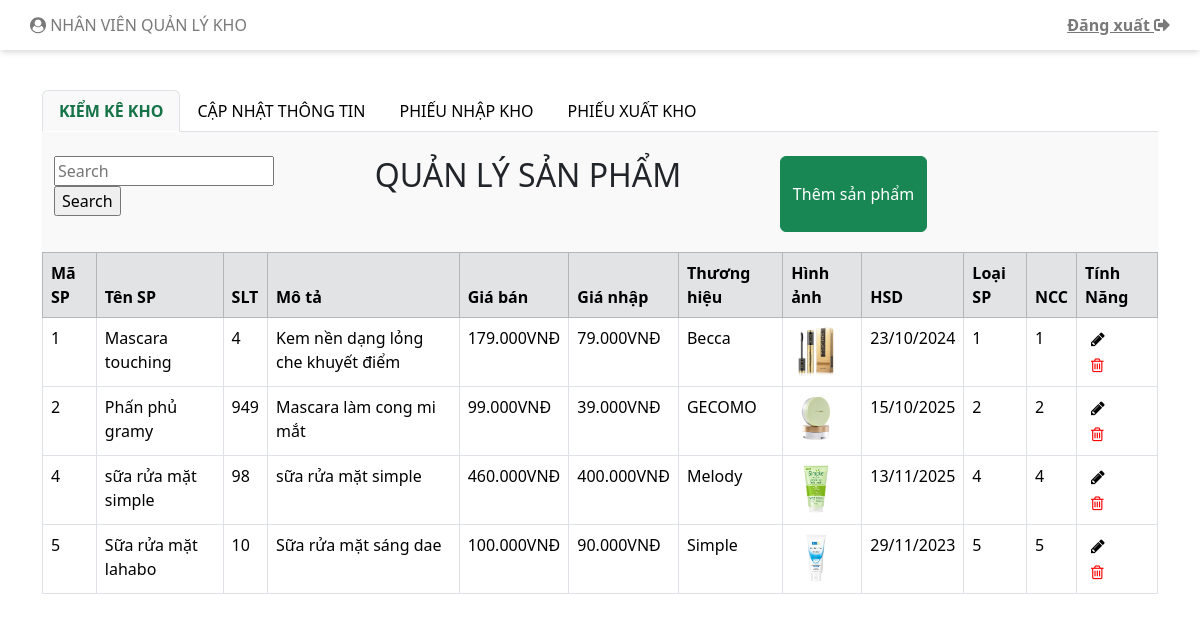
Page /indexQLKH.php?san-pham (signed in) on the earlier database version.
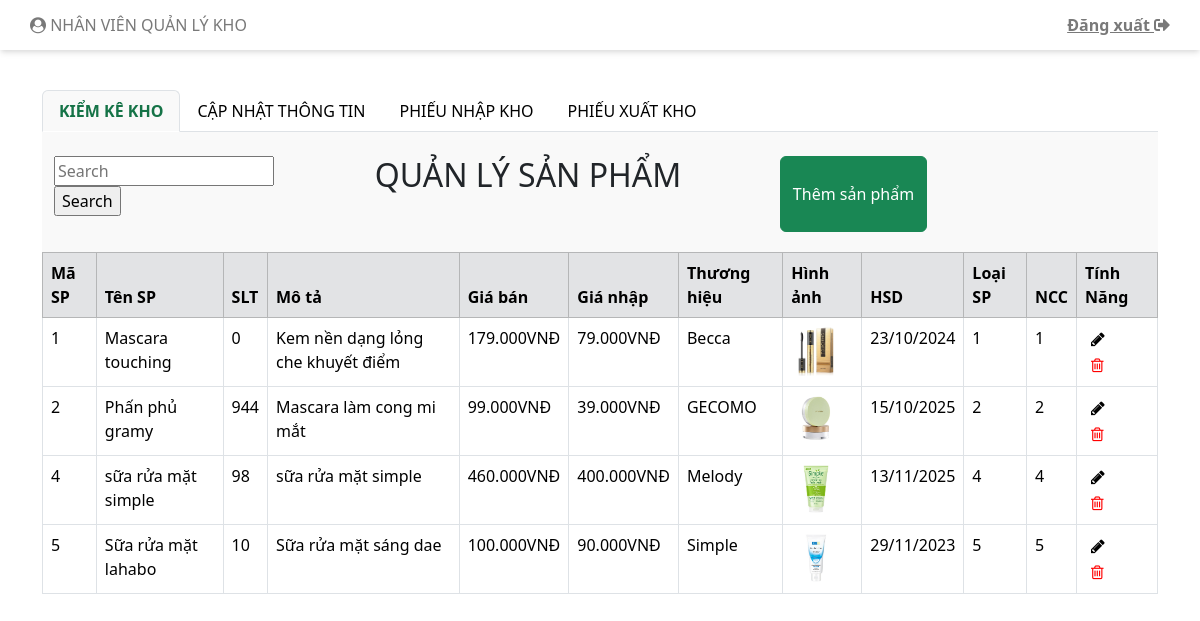
Same page on the later database version.
### tables this page shows
CREATE TABLE `sanpham` (
  `MaSanPham` int(11) NOT NULL,
  `TenSanPham` varchar(100) NOT NULL,
  `SoLuongTon` int(11) NOT NULL DEFAULT 1,
  `MoTa` varchar(100) DEFAULT NULL,
  `GiaBan` double NOT NULL,
  `GiaNhap` double NOT NULL,
  `ThuongHieu` varchar(100) DEFAULT NULL,
  `HinhAnh` varchar(50) NOT NULL,
  `HanSuDung` date DEFAULT NULL,
  `LoaiSanPham` int(11) NOT NULL,
  `NhaCungCap` int(11) NOT NULL,
  `trangThai` tinyint(4) NOT NULL DEFAULT 1
);

### model/mProduct3.php (called while the page is built, shortened)
<?php
    include_once("connect3.php");
    class MProduct {
        function selectAllProducts() {
            $p = new KetNoiDB();
            if ($p->moketnoi($con)) {
                $str = "SELECT * FROM sanpham";
                $tbl = mysqli_query($con,$str);
                return $tbl;
            } else {
                return false;
            }
        }
    }
?>

### model/connect3.php (called while the page is built, shortened)
<?php
     class KetNoiDB{
        function moKetNoi(& $conn){
            $conn = mysqli_connect("localhost", "root", "", "mypham");
            if ($conn){
                mysqli_set_charset($conn, "utf8");
                return $conn;
            }else{
                return false;
            }
        }
    }
?>

### controller/cProduct3.php (called while the page is built, shortened)
<?php
    include_once("Model/mProduct3.php");
    class CProduct{
        function getAllProducts(){
            $p = new MProduct();
            $tbl = $p -> selectAllProducts();
            return $tbl;
        }
    }
?>

### indexQLKH.php (the view, shortened to what the changed rows need)
<!DOCTYPE html>
<html lang="en">
<head>
    <link rel="stylesheet" href="./css/styleAdmin.css">
    <link rel="stylesheet" href="https://use.fontawesome.com/releases/v5.8.2/css/all.css">
    <link href="https://cdn.jsdelivr.net/npm/bootstrap@5.3.2/dist/css/bootstrap.min.css" rel="stylesheet">
    <link rel="stylesheet" href="https://maxcdn.bootstrapcdn.com/font-awesome/4.7.0/css/font-awesome.min.css">
</head>
<body>
    <div class="container mt-3 body">
        <br>
        <div class="tab-content">
                <?php
                include_once("view/vProduct3.php");
                $c = new VProduct();
                $d = new VPhieuNhapKho();
                include_once("view/vPhieuXuatKho.php");
                $e = new VPhieuXuatKho();
                if(isset($_REQUEST['kiem-ke-kho']) ){
                    $p->viewAllPhieuKiemTraKho();
                }elseif(isset($_REQUEST['san-pham'])){
                    $c->viewAllProducts();
                }elseif(isset($_REQUEST['phieu-nhap-kho'])){
                    $d->viewAllPhieuNhapKho();
                }elseif(isset($_REQUEST['phieu-xuat-kho'])){
                        $e->viewAllPhieuXuatKho();
                }elseif( isset($_REQUEST['btnSearchPKTK'] )){
                    $p->viewAllPhieuKiemTraKhoBySearch($_REQUEST['txtSearchPKTK']);
                }elseif(isset($_REQUEST['btnSearchSP'])){
                    $c->viewAllProductBySearch($_REQUEST['txtSearchSP']);
                }elseif(isset($_REQUEST['btnSearchPNK'])){
                    $d->viewAllPhieuNhapKhoBySearch($_REQUEST['txtSearchPNK']);
                }elseif(isset($_REQUEST['btnSearchPXK'])){
                    $e->viewAllPhieuXuatKhoBySearch($_REQUEST['txtSearchPXK']);
                }elseif(isset($_REQUEST["btnSubmitActionPhieuXuatKho"])){
                    $e->showFormDelPhieuXuatKho();
                    $e->showFormEditPhieuXuatKho();
                }elseif(isset($_REQUEST["btnSubmitActionPhieuNhapKho"])){
                    $d->showFormDelPhieuNhapKho();
                    $d->showFormEditPhieuNhapKho();
                } elseif (isset($_REQUEST["btnProdAct"])) {
                    $c->showFormDelProduct();
                    $c->showFormEditProduct();
                }elseif(isset($_REQUEST["btnSubmitActionPhieuKiemTraKho"])){
                    $p->showFormDelPhieuKiemTraKho();
                    $p -> showFormEditPhieuKiemTraKho();
                }else{
                    echo "welcom admin";
                }
            ?>
        </div>
    </div>
</body>
</html>

### view/vProduct3.php (shortened to what the changed rows need)
<?php
    include_once("controller/cProduct3.php");
    class VProduct{
        function viewAllProducts(){
            $p = new CProduct();
            $tbl = $p -> getAllProducts();
            showProduct($tbl);
        }
    }
    function showProduct($tbl){
        if($tbl){
            if(mysqli_num_rows($tbl) >0){
                echo '
                <div id="san-pham" class="container tab-pane active"><br>
                <div class="row timKiem-them">
                    <div class="timKiem input-group mb-3 col-md-5">
                        <form action="indexQLKH.php" method="get">
                                 <input type="text" name="txtSearchSP" size="18" placeholder = "Search" value = "';
                                 echo '" >
                                 <input type="submit" name="btnSearchSP" class="btnCus" value="Search">
                        </form>
                    </div>
                    <div class="timKiem col-md-4">
                        <h2>QUẢN LÝ SẢN PHẨM</h2>
                    </div>
                    <div class="timKiem themNhanVien col-md-3">
                        <button type="button" class="btn btn-success" data-bs-toggle="modal" data-bs-target="#modalThemSP">
                            Thêm sản phẩm
                        </button>
                    </div>
                </div>
                </div>
                ';
                echo "<table class='prod_tbl'> <tr>";
                    echo'
                    <table class="table table-bordered table-hover " id="myTable">
                    <thead class="table-secondary">
                        <tr class="ex">
                            <th width="auto">Mã SP</th>
                            <th width="auto">Tên SP</th>
                            <th>SLT</th>
                            <th>Mô tả</th>
                            <th>Giá bán</th>
                            <th>Giá nhập</th>
                            <th>Thương hiệu</th>
                            <th>Hình ảnh</th>
                            <th>HSD</th>
                            <th>Loại SP</th>
                            <th>NCC</th>
                            <th class="tinh-nang">Tính Năng</th>
                        </tr>
                    </thead>
                    ';
                    while($row = mysqli_fetch_assoc($tbl)){
                        if($row["trangThai"] == 1){
                            echo "<tr >";
                            echo "<td>".$row["MaSanPham"]."</td>";
                            echo "<td>".$row["TenSanPham"]."</td>";
                            echo "<td>".$row["SoLuongTon"]."</td>";
                            echo "<td>".$row["MoTa"]."</td>";
                            echo "<td>".number_format($row["GiaBan"], 0,".", ".")."VNĐ</td>";
                            echo "<td>".number_format($row["GiaNhap"], 0,".", ".")."VNĐ</td>";
                            echo "<td>".$row["ThuongHieu"]."</td>";
                            echo "<td>"."<img src='Image/".$row["HinhAnh"]."' alt='".$row["HinhAnh"]."' width= '50px' height= '50px'>"."</td>";
                            echo "<td>".date("d/m/Y", strtotime($row["HanSuDung"]))."</td>";
                            echo "<td>".$row["LoaiSanPham"]."</td>";
                            echo "<td>".$row["NhaCungCap"]."</td>";
                            echo "<td>
                                    <form action='#' method='get'>
                                    <input type='hidden' name='MaSanPham' value='" . $row["MaSanPham"] . "'>
                                    <button class='btnCus btn2 edit' type='submit' value='edit' name= 'btnProdAct'>
                                        <i class='fa fa-pencil' aria-hidden='true'></i>
                                    </button>
                                </form>
                                <form action='#' method='get'onsubmit='return confirmDelete();'>
                                    <input type='hidden' name='MaSanPham' value='" . $row["MaSanPham"] . "'>
                                    <button class='btnCus btn2 delete' type='submit' value='delete' name= 'btnProdAct'>
                                        <i class='fa fa-trash-o' aria-hidden='true'></i>
                                    </button>
                                    </form>
                                </td>";
                            echo "</tr>";
                        }
                    }
                    echo "</table>";
        }else{
            echo"Không tìm thấy sản phẩm!";
            echo header("refresh: 5; url='indexQLKH.php?san-pham'");
        }
    }
    }
?>

Differences in the rows shown:
changed sanpham "Mascara touching": SoLuongTon "4" → "0"
changed sanpham "Phấn phủ gramy": SoLuongTon "949" → "944"
